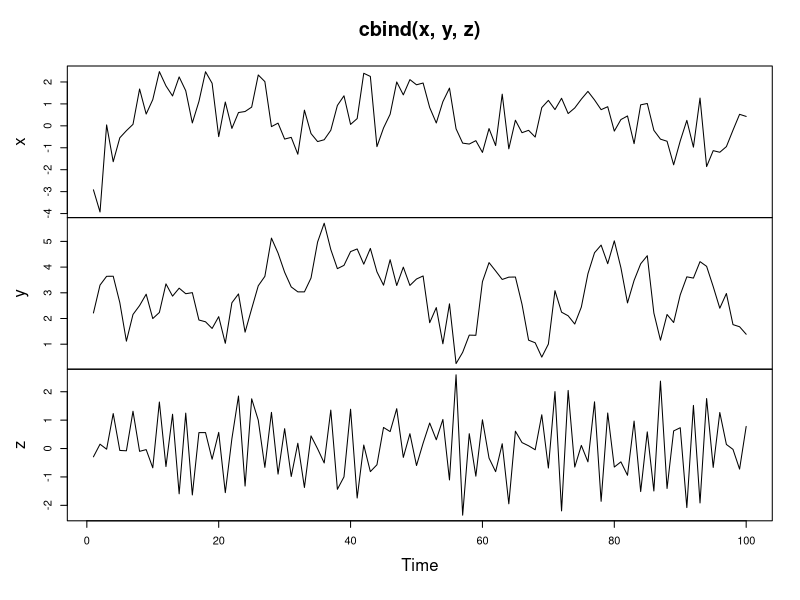
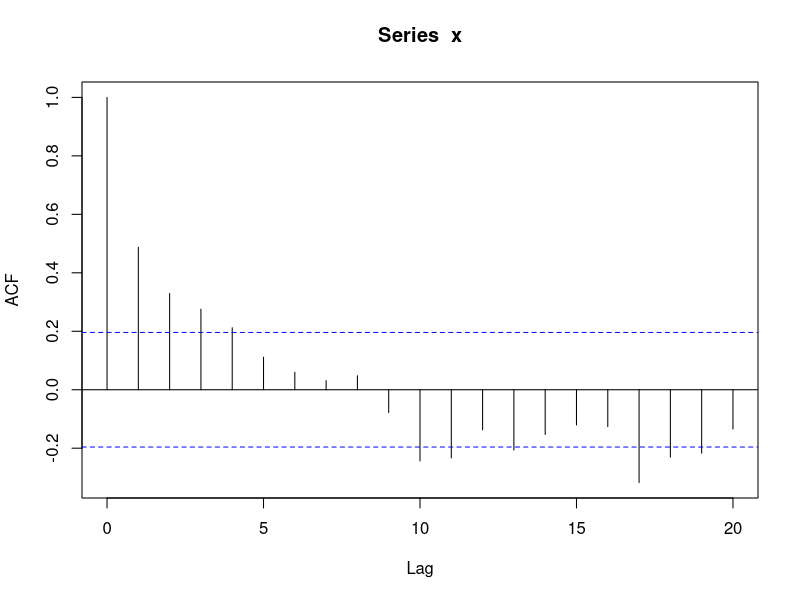
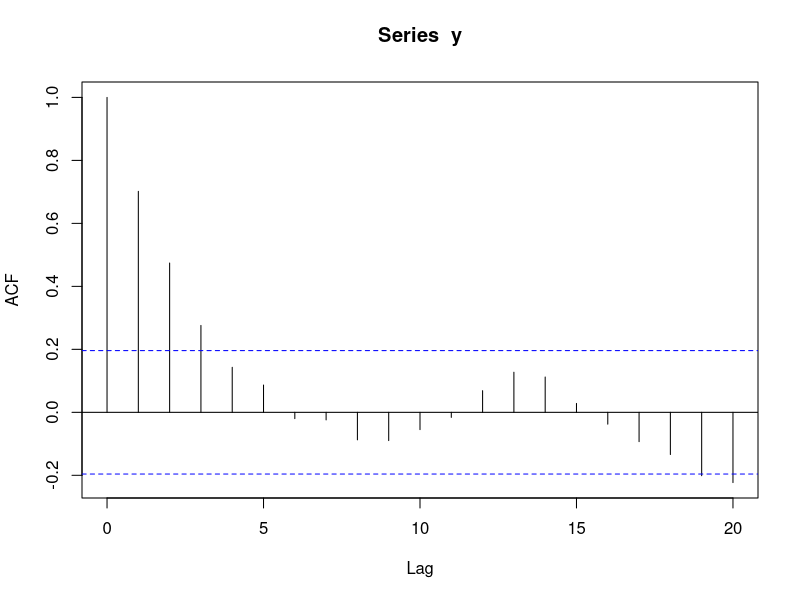
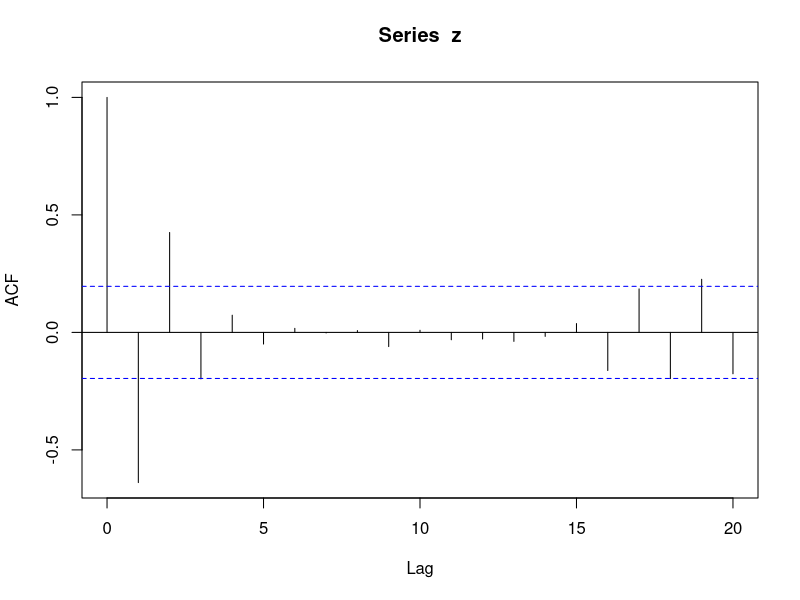
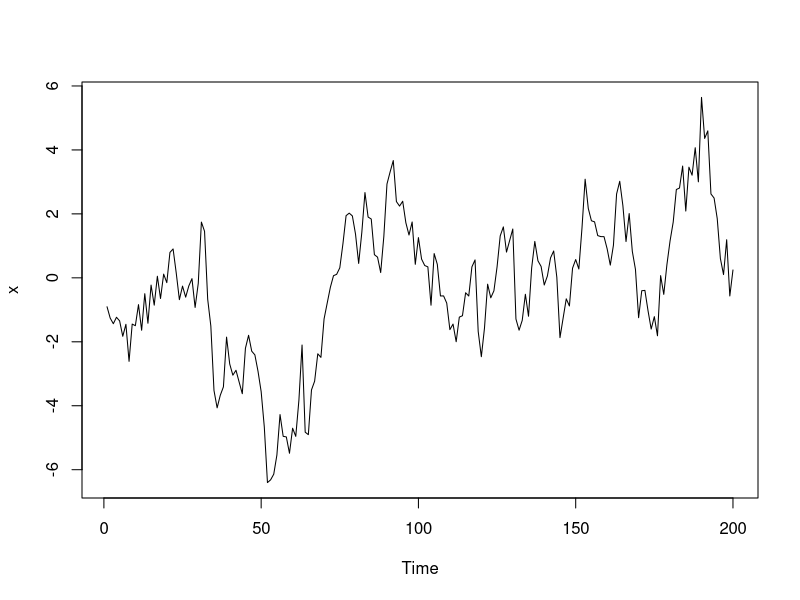
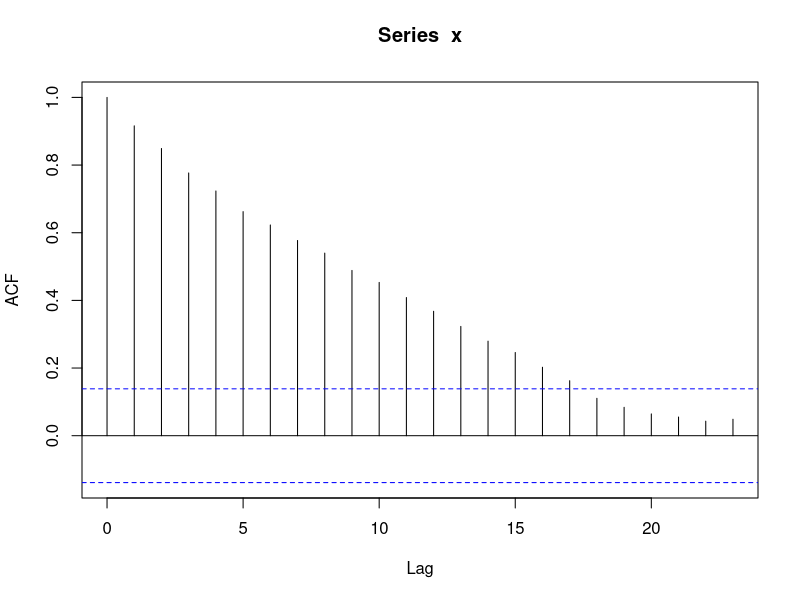
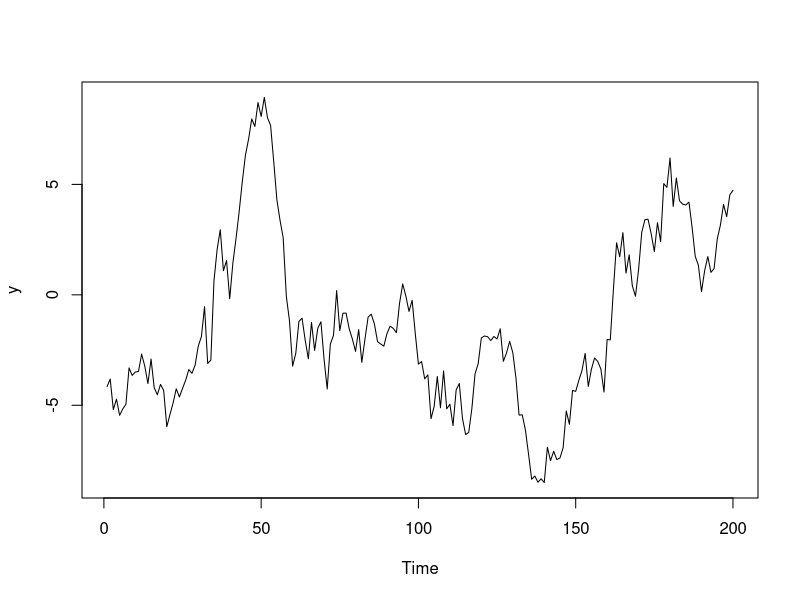
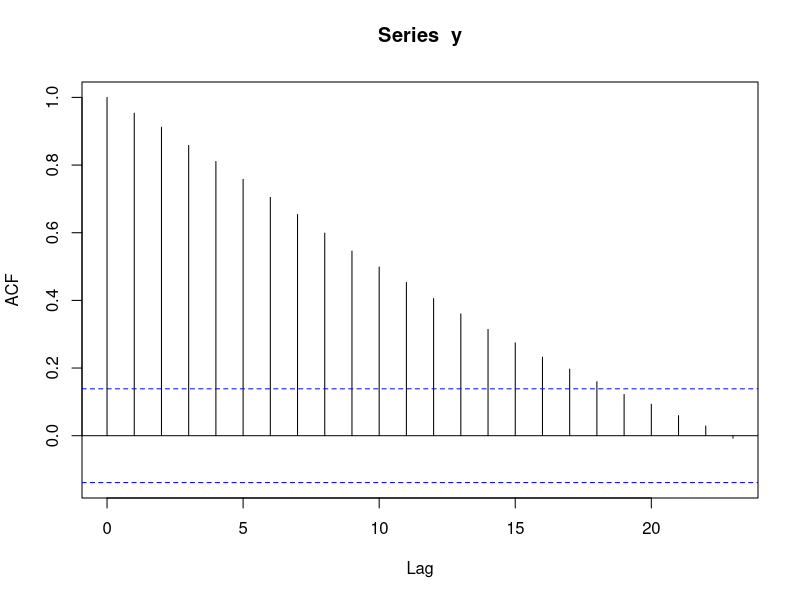

Write the R code that produced these figures, in order.
#Simulate the autoregressive model

#The autoregressive (AR) model is arguably the most widely used time series model. 
#It shares the very familiar interpretation of a simple linear regression, but here 
#each observation is regressed on the previous observation. The AR model also includes 
#the white noise (WN) and random walk (RW) models examined in earlier chapters as special cases.

#The versatile arima.sim() function used in previous chapters can also be used to simulate data from 
#an AR model by setting the model argument equal to list(ar = phi) , in which phi is a slope parameter 
#from the interval (-1, 1). We also need to specify a series length n.

#In this exercise, you will use this command to simulate and plot three different AR models 
#with slope parameters equal to 0.5, 0.9, and -0.75, respectively.

# Simulate an AR model with 0.5 slope
x <- arima.sim(model = list(ar = 0.5), n = 100)

# Simulate an AR model with 0.9 slope
y <- arima.sim(model = list(ar = 0.9) ,n = 100)

# Simulate an AR model with -0.75 slope
z <-  arima.sim(model = list(ar = -0.75), n= 100)

# Plot your simulated data
plot.ts(cbind(x, y, z))

#Estimate the autocorrelation function (ACF) for an autoregression

# What if you need to estimate the autocorrelation function from your data? To do so, you will need the acf() command, 
# which estimates autocorrelation by exploring lags in your data. By default, this command generates a plot of the relationship 
# between the current observation and lags extending backwards.

# In this exercise, you'll use the acf() command to estimate the autocorrelation function for three new simulated AR series (x, y, and z). 
# These objects have slope parameters 0.5, 0.9, and -0.75, respectively, and are shown in the adjoining figure.

# Calculate the ACF for x
acf(x)

# Calculate the ACF for y
acf(y)

# Calculate the ACF for z
acf(z)

#Compare the random walk (RW) and autoregressive (AR) models


# The random walk (RW) model is a special case of the autoregressive (AR) model, in which the slope parameter is equal to 1. 
# Recall from previous chapters that the RW model is not stationary and exhibits very strong persistence. 
# Its sample autocovariance function (ACF) also decays to zero very slowly, meaning past values have a long lasting impact on current values.

# The stationary AR model has a slope parameter between -1 and 1. The AR model exhibits higher persistence when its slope parameter
 # is closer to 1, but the process reverts to its mean fairly quickly. Its sample ACF also decays to zero at a quick (geometric) rate, 
 # indicating that values far in the past have little impact on future values of the process.

# In this exercise, you will explore these qualities by simulating and plotting additional data from an AR model.

# Simulate and plot AR model with slope 0.9 
x <- arima.sim(model = list(ar = 0.9), n = 200)
ts.plot(x)
acf(x)

# Simulate and plot AR model with slope 0.98
y <- arima.sim(model = list(ar = 0.98), n = 200)
ts.plot(y)
acf(y)

# Simulate and plot RW model
z <- arima.sim(model = list(order = c(0, 1, 0)), n = 200)
ts.plot(z)
acf(z)

#Estimate the autoregressive (AR) model

# For a given time series x we can fit the autoregressive (AR) model using the arima() command and setting order equal to c(1, 0, 0). 
# Note for reference that an AR model is an ARIMA(1, 0, 0) model.

# In this exercise, you will explore additional qualities of the AR model by practicing the arima() command on a simulated time series x 
# as well as the AirPassengers data. This command allows you to identify the estimated slope (ar1), mean (intercept), and innovation variance (sigma^2) of the model.

# Both xand the AirPassengers data are preloaded in your environment. The time series x is shown in the figure on the right.

# Fit the AR model to x
arima(x, order = c(1, 0, 0))

# Copy and paste the slope (ar1) estimate
0.8575

# Copy and paste the slope mean (intercept) estimate
-0.0948

# Copy and paste the innovation variance (sigma^2) estimate
1.022

# Fit the AR model to AirPassengers
AR <- arima(AirPassengers, order = c(1, 0, 0))
print(AR)

# Run the following commands to plot the series and fitted values
ts.plot(AirPassengers)
AR_fitted <- AirPassengers - residuals(AR)
points(AR_fitted, type = "l", col = 2, lty = 2)

#Simple forecasts from an estimated AR model

# Now that you've modeled your data using the arima() command, you are ready to make simple forecasts based on your model. 
# The predict() function can be used to make forecasts from an estimated AR model. In the object generated by your predict() command, 
# the $pred value is the forceast, and the $se value is the standard error for the forceast.

# To make predictions for several periods beyond the last observations, you can use the n.ahead argument in your predict() command. 
# This argument establishes the forecast horizon (h), or the number of periods being forceast. The forecasts are made recursively from 
# 1 to h-steps ahead from the end of the observed time series.

# In this exercise, you will make simple forecasts using an AR model applied to the Nile data, which records annual observations of the flow of the River Nile from 1871 to 1970.

# Fit an AR model to Nile
AR_fit <- arima(Nile, order = c(1,0,0))
print(AR_fit)

# Use predict() to make a 1-step forecast
predict_AR <- predict(AR_fit)

# Obtain the 1-step forecast using $pred[1]
predict_AR$pred[1]

# Use predict to make 1-step through 10-step forecasts
predict(AR_fit, n.ahead = 10)

# Run to plot the Nile series plus the forecast and 95% prediction intervals
ts.plot(Nile, xlim = c(1871, 1980))
AR_forecast <- predict(AR_fit, n.ahead = 10)$pred
AR_forecast_se <- predict(AR_fit, n.ahead = 10)$se
points(AR_forecast, type = "l", col = 2)
points(AR_forecast - 2*AR_forecast_se, type = "l", col = 2, lty = 2)
points(AR_forecast + 2*AR_forecast_se, type = "l", col = 2, lty = 2)
